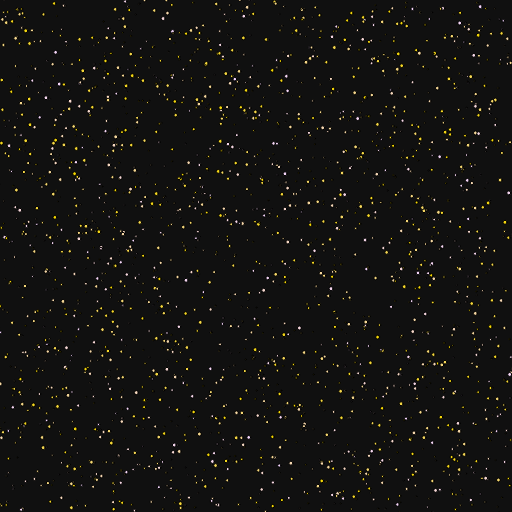
Frame 1 (no input)
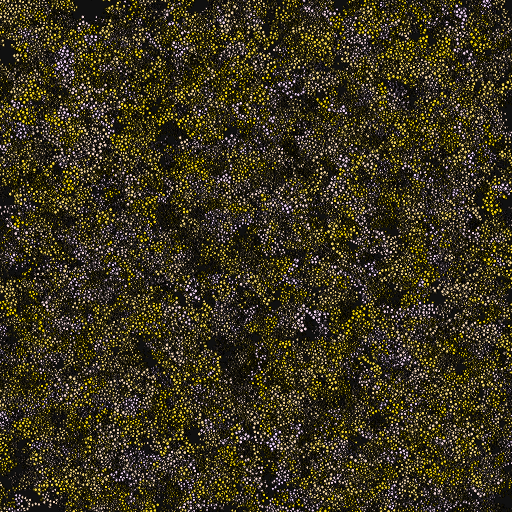
Frame 60 (no input)
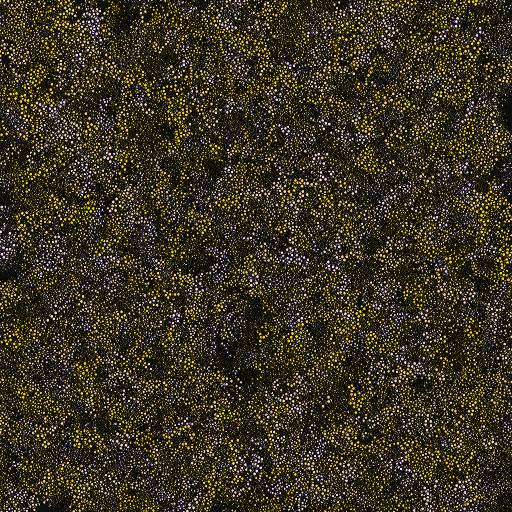
Frame 120 (the mouse pressed at the canvas centre since frame 60)

The p5.js sketch that drew these frames (run headless with seeded random() and noise() and a simulated clock; from frame 60 on, the mouse is pressed at the canvas centre):

// p5.js sketch
// ── sketch.js
let balls = [];
let numberOfBalls = 2500;

function setup() {
  createCanvas(512, 512);
  background(16);
  for (let i = 0; i < numberOfBalls; i++) {
    let ballX = random(width);
    let ballY = random(height);
    let BallColor = color(245, 215, random(255));
    let BallR = random(1, 4);
    let ball = new Ball(ballX, ballY, BallColor, BallR);
    balls.push(ball);
  }
}

// balls.forEach(function(ball) {
//  ball.move();
//  ball.show();
// });

function draw() {
  //   background(16);
  for (let ball of balls) {
    ball.change(random(3, 6));
  }
}

class Ball {
  constructor(x, y, c, r) {
    this.x = x;
    this.y = y;
    this.color = c;
    this.r = r;
  }
  change(byHowMuch) {
    this.changeSize += random(-byHowMuch, byHowMuch);
    this.move(byHowMuch);
    this.show();
  }

  changeSize(byHowMuch) {
    this.r += random(-byHowMuch, byHowMuch);
  }

  move(byHowMuch) {
    // this.x = this.x + random(-5, 5);
    this.x += random(-byHowMuch, byHowMuch);
    this.y += random(-byHowMuch, byHowMuch);
  }
  // methods. Function that are defined to a class.
  show() {
    fill(this.color);
    circle(this.x, this.y, this.r);
  }
}
